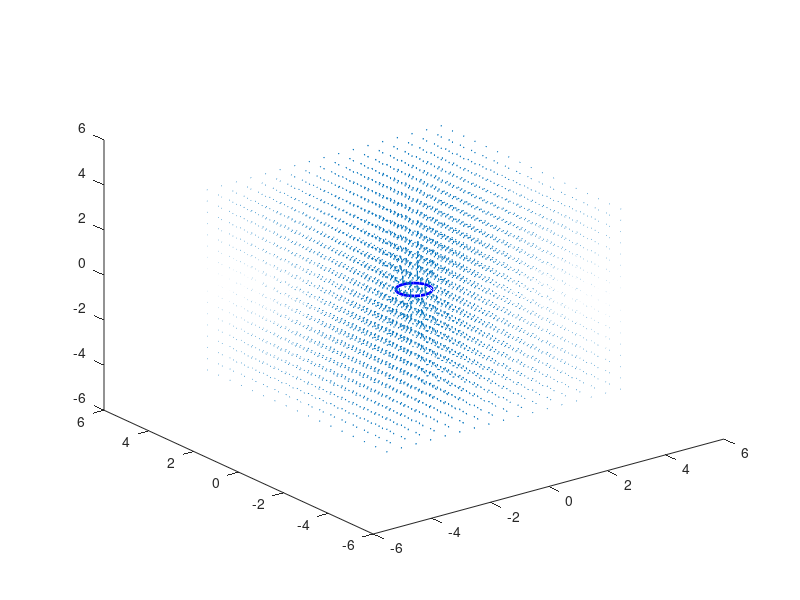

This figure's MATLAB source:
% Primera entrega

%Definiendo Variables constantes
N = 20; %Número de elementos de corriente
I = 10; %Intensidad de corriente eléctrica (Amperios)
miu = (4*pi) * 10^-7; %Constante de permeabilidad magnética
radio = 0.5;

%Definiendo el espacio del campo 
spacex = -4:0.5:4;
spacey = -4:0.5:4;
spacez = -4:0.5:4;
[X,Y,Z] = meshgrid(spacex,spacey,spacez);
d_theta = (2*pi)/N;
theta = 0:d_theta:(2*pi);
campo_Bx_total = zeros(size(X));
campo_By_total = zeros(size(Y));
campo_Bz_total = zeros(size(Z));
R = sqrt(((X-radio).^2+(Y-radio).^2+(Z).^2));
%un ciclo for por cada punto que este anidado con otro ciclo for por cada
%elemento de corriente
for i = 1:length(theta) %necesitamos un vector de posición para el aro
    ds = radio*theta(i);
    radio_dy = (ds.*X.*(theta(i))); %radio es ri'
    radio_dx = -(ds.*Y.*(theta(i)));
    ri_x = X - radio_dx;
    ri_y = Y - radio_dy;
    ri_z = Z;
    ri = sqrt((ri_x.^2)+(ri_y.^2)+(ri_z.^2));
    campo_Bx= (miu*I/4*pi) *((radio_dy.*ri_z)./ri.^3);
    campo_By= -(miu*I/4*pi) *((radio_dx.*ri_z)./ri.^3);
    campo_Bz= -(miu*I/4*pi) *((radio_dx.*ri_x - radio_dy.*ri_x)./ri.^3);
    campo_Bx_total = campo_Bx_total + campo_Bx;
    campo_By_total = campo_By_total + campo_By;
    campo_Bz_total = campo_Bz_total + campo_Bz;
end


%Graficamos el aro
x = radio * cos(theta);
y = radio * sin(theta);
z = zeros(size(theta));
% Graficar la circunferencia en 3D
figure;
plot3(x, y, z, 'b', 'LineWidth', 2);
hold on 
quiver3(X,Y,Z, campo_Bx_total, campo_By_total, campo_Bz_total)
